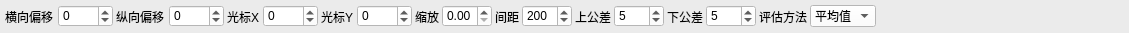
     <widget class="QFrame" name="frame_2">
      <property name="minimumSize">
       <size>
        <width>0</width>
        <height>33</height>
       </size>
      </property>
      <property name="maximumSize">
       <size>
        <width>16777215</width>
        <height>33</height>
       </size>
      </property>
      <property name="styleSheet">
       <string notr="true">background-color: rgb(235, 235, 235);</string>
      </property>
      <property name="frameShape">
       <enum>QFrame::NoFrame</enum>
      </property>
      <property name="frameShadow">
       <enum>QFrame::Plain</enum>
      </property>
      <layout class="QHBoxLayout" name="horizontalLayout">
       <property name="spacing">
        <number>3</number>
       </property>
       <property name="leftMargin">
        <number>5</number>
       </property>
       <property name="topMargin">
        <number>0</number>
       </property>
       <property name="rightMargin">
        <number>5</number>
       </property>
       <property name="bottomMargin">
        <number>0</number>
       </property>
       <item>
        <widget class="QLabel" name="labelHeight_11">
         <property name="minimumSize">
          <size>
           <width>50</width>
           <height>0</height>
          </size>
         </property>
         <property name="maximumSize">
          <size>
           <width>50</width>
           <height>16777215</height>
          </size>
         </property>
         <property name="font">
          <font>
           <pointsize>9</pointsize>
          </font>
         </property>
         <property name="text">
          <string>横向偏移</string>
         </property>
        </widget>
       </item>
       <item>
        <widget class="QSpinBox" name="offsetX">
         <property name="enabled">
          <bool>true</bool>
         </property>
         <property name="minimumSize">
          <size>
           <width>55</width>
           <height>0</height>
          </size>
         </property>
         <property name="maximumSize">
          <size>
           <width>55</width>
           <height>16777215</height>
          </size>
         </property>
         <property name="font">
          <font>
           <pointsize>9</pointsize>
          </font>
         </property>
         <property name="styleSheet">
          <string notr="true">background-color: rgb(255, 255, 255);</string>
         </property>
         <property name="minimum">
          <number>-20000</number>
         </property>
         <property name="maximum">
          <number>20000</number>
         </property>
         <property name="singleStep">
          <number>1</number>
         </property>
         <property name="value">
          <number>0</number>
         </property>
        </widget>
       </item>
       <item>
        <widget class="QLabel" name="labelHeight_10">
         <property name="minimumSize">
          <size>
           <width>50</width>
           <height>0</height>
          </size>
         </property>
         <property name="maximumSize">
          <size>
           <width>50</width>
           <height>16777215</height>
          </size>
         </property>
         <property name="font">
          <font>
           <pointsize>9</pointsize>
          </font>
         </property>
         <property name="text">
          <string>纵向偏移</string>
         </property>
        </widget>
       </item>
       <item>
        <widget class="QSpinBox" name="offsetY">
         <property name="enabled">
          <bool>true</bool>
         </property>
         <property name="minimumSize">
          <size>
           <width>55</width>
           <height>0</height>
          </size>
         </property>
         <property name="maximumSize">
          <size>
           <width>55</width>
           <height>16777215</height>
          </size>
         </property>
         <property name="font">
          <font>
           <pointsize>9</pointsize>
          </font>
         </property>
         <property name="styleSheet">
          <string notr="true">background-color: rgb(255, 255, 255);</string>
         </property>
         <property name="minimum">
          <number>-20000</number>
         </property>
         <property name="maximum">
          <number>20000</number>
         </property>
         <property name="singleStep">
          <number>1</number>
         </property>
         <property name="value">
          <number>0</number>
         </property>
        </widget>
       </item>
       <item>
        <widget class="QLabel" name="labelHeight_7">
         <property name="minimumSize">
          <size>
           <width>33</width>
           <height>0</height>
          </size>
         </property>
         <property name="maximumSize">
          <size>
           <width>50</width>
           <height>16777215</height>
          </size>
         </property>
         <property name="font">
          <font>
           <pointsize>9</pointsize>
          </font>
         </property>
         <property name="text">
          <string>光标X</string>
         </property>
        </widget>
       </item>
       <item>
        <widget class="QSpinBox" name="cursorX">
         <property name="enabled">
          <bool>true</bool>
         </property>
         <property name="minimumSize">
          <size>
           <width>55</width>
           <height>0</height>
          </size>
         </property>
         <property name="maximumSize">
          <size>
           <width>55</width>
           <height>16777215</height>
          </size>
         </property>
         <property name="font">
          <font>
           <pointsize>9</pointsize>
          </font>
         </property>
         <property name="styleSheet">
          <string notr="true">background-color: rgb(255, 255, 255);</string>
         </property>
         <property name="minimum">
          <number>-20000</number>
         </property>
         <property name="maximum">
          <number>20000</number>
         </property>
         <property name="singleStep">
          <number>1</number>
         </property>
         <property name="value">
          <number>0</number>
         </property>
        </widget>
       </item>
       <item>
        <widget class="QLabel" name="labelHeight_6">
         <property name="minimumSize">
          <size>
           <width>33</width>
           <height>0</height>
          </size>
         </property>
         <property name="maximumSize">
          <size>
           <width>50</width>
           <height>16777215</height>
          </size>
         </property>
         <property name="font">
          <font>
           <pointsize>9</pointsize>
          </font>
         </property>
         <property name="text">
          <string>光标Y</string>
         </property>
        </widget>
       </item>
       <item>
        <widget class="QSpinBox" name="cursorY">
         <property name="enabled">
          <bool>true</bool>
         </property>
         <property name="minimumSize">
          <size>
           <width>55</width>
           <height>0</height>
          </size>
         </property>
         <property name="maximumSize">
          <size>
           <width>55</width>
           <height>16777215</height>
          </size>
         </property>
         <property name="font">
          <font>
           <pointsize>9</pointsize>
          </font>
         </property>
         <property name="styleSheet">
          <string notr="true">background-color: rgb(255, 255, 255);</string>
         </property>
         <property name="minimum">
          <number>-20000</number>
         </property>
         <property name="maximum">
          <number>20000</number>
         </property>
         <property name="singleStep">
          <number>1</number>
         </property>
         <property name="value">
          <number>0</number>
         </property>
        </widget>
       </item>
       <item>
        <widget class="QLabel" name="label">
         <property name="font">
          <font>
           <pointsize>9</pointsize>
          </font>
         </property>
         <property name="text">
          <string>缩放</string>
         </property>
        </widget>
       </item>
       <item>
        <widget class="QDoubleSpinBox" name="zoomRatio">
         <property name="minimumSize">
          <size>
           <width>50</width>
           <height>0</height>
          </size>
         </property>
         <property name="maximumSize">
          <size>
           <width>50</width>
           <height>16777215</height>
          </size>
         </property>
         <property name="font">
          <font>
           <pointsize>9</pointsize>
          </font>
         </property>
         <property name="styleSheet">
          <string notr="true">background-color: rgb(255, 255, 255);</string>
         </property>
         <property name="maximum">
          <double>1000.000000000000000</double>
         </property>
        </widget>
       </item>
       <item>
        <widget class="QLabel" name="label_55">
         <property name="font">
          <font>
           <pointsize>9</pointsize>
          </font>
         </property>
         <property name="text">
          <string>间距</string>
         </property>
        </widget>
       </item>
       <item>
        <widget class="QSpinBox" name="rulerSpacing">
         <property name="minimumSize">
          <size>
           <width>50</width>
           <height>0</height>
          </size>
         </property>
         <property name="maximumSize">
          <size>
           <width>50</width>
           <height>16777215</height>
          </size>
         </property>
         <property name="font">
          <font>
           <pointsize>9</pointsize>
          </font>
         </property>
         <property name="styleSheet">
          <string notr="true">background-color: rgb(255, 255, 255);</string>
         </property>
         <property name="minimum">
          <number>0</number>
         </property>
         <property name="maximum">
          <number>20000</number>
         </property>
         <property name="singleStep">
          <number>20</number>
         </property>
         <property name="value">
          <number>200</number>
         </property>
        </widget>
       </item>
       <item>
        <widget class="QLabel" name="label_40">
         <property name="font">
          <font>
           <pointsize>9</pointsize>
          </font>
         </property>
         <property name="text">
          <string>上公差</string>
         </property>
        </widget>
       </item>
       <item>
        <widget class="QSpinBox" name="upperLimit">
         <property name="minimumSize">
          <size>
           <width>50</width>
           <height>0</height>
          </size>
         </property>
         <property name="maximumSize">
          <size>
           <width>50</width>
           <height>16777215</height>
          </size>
         </property>
         <property name="font">
          <font>
           <pointsize>9</pointsize>
          </font>
         </property>
         <property name="styleSheet">
          <string notr="true">background-color: rgb(255, 255, 255);</string>
         </property>
         <property name="minimum">
          <number>0</number>
         </property>
         <property name="maximum">
          <number>20000</number>
         </property>
         <property name="singleStep">
          <number>1</number>
         </property>
         <property name="value">
          <number>5</number>
         </property>
        </widget>
       </item>
       <item>
        <widget class="QLabel" name="label_46">
         <property name="font">
          <font>
           <pointsize>9</pointsize>
          </font>
         </property>
         <property name="text">
          <string>下公差</string>
         </property>
        </widget>
       </item>
       <item>
        <widget class="QSpinBox" name="lowerLimit">
         <property name="minimumSize">
          <size>
           <width>50</width>
           <height>0</height>
          </size>
         </property>
         <property name="maximumSize">
          <size>
           <width>50</width>
           <height>16777215</height>
          </size>
         </property>
         <property name="font">
          <font>
           <pointsize>9</pointsize>
          </font>
         </property>
         <property name="styleSheet">
          <string notr="true">background-color: rgb(255, 255, 255);</string>
         </property>
         <property name="minimum">
          <number>0</number>
         </property>
         <property name="maximum">
          <number>20000</number>
         </property>
         <property name="singleStep">
          <number>1</number>
         </property>
         <property name="value">
          <number>5</number>
         </property>
        </widget>
       </item>
       <item>
        <widget class="QLabel" name="label_39">
         <property name="font">
          <font>
           <pointsize>9</pointsize>
          </font>
         </property>
         <property name="text">
          <string>评估方法</string>
         </property>
        </widget>
       </item>
       <item>
        <widget class="QComboBox" name="algorithmType">
         <property name="enabled">
          <bool>true</bool>
         </property>
         <property name="minimumSize">
          <size>
           <width>65</width>
           <height>0</height>
          </size>
         </property>
         <property name="font">
          <font>
           <family>Arial</family>
           <pointsize>9</pointsize>
          </font>
         </property>
         <property name="mouseTracking">
          <bool>false</bool>
         </property>
         <property name="styleSheet">
          <string notr="true">background-color: rgb(255, 255, 255);
color: rgb(0, 0, 0);</string>
         </property>
         <item>
          <property name="text">
           <string>平均值</string>
          </property>
         </item>
         <item>
          <property name="text">
           <string>最大值</string>
          </property>
         </item>
         <item>
          <property name="text">
           <string>最小值</string>
          </property>
         </item>
        </widget>
       </item>
       <item>
        <spacer name="horizontalSpacer">
         <property name="orientation">
          <enum>Qt::Horizontal</enum>
         </property>
         <property name="sizeHint" stdset="0">
          <size>
           <width>248</width>
           <height>20</height>
          </size>
         </property>
        </spacer>
       </item>
      </layout>
     </widget>
